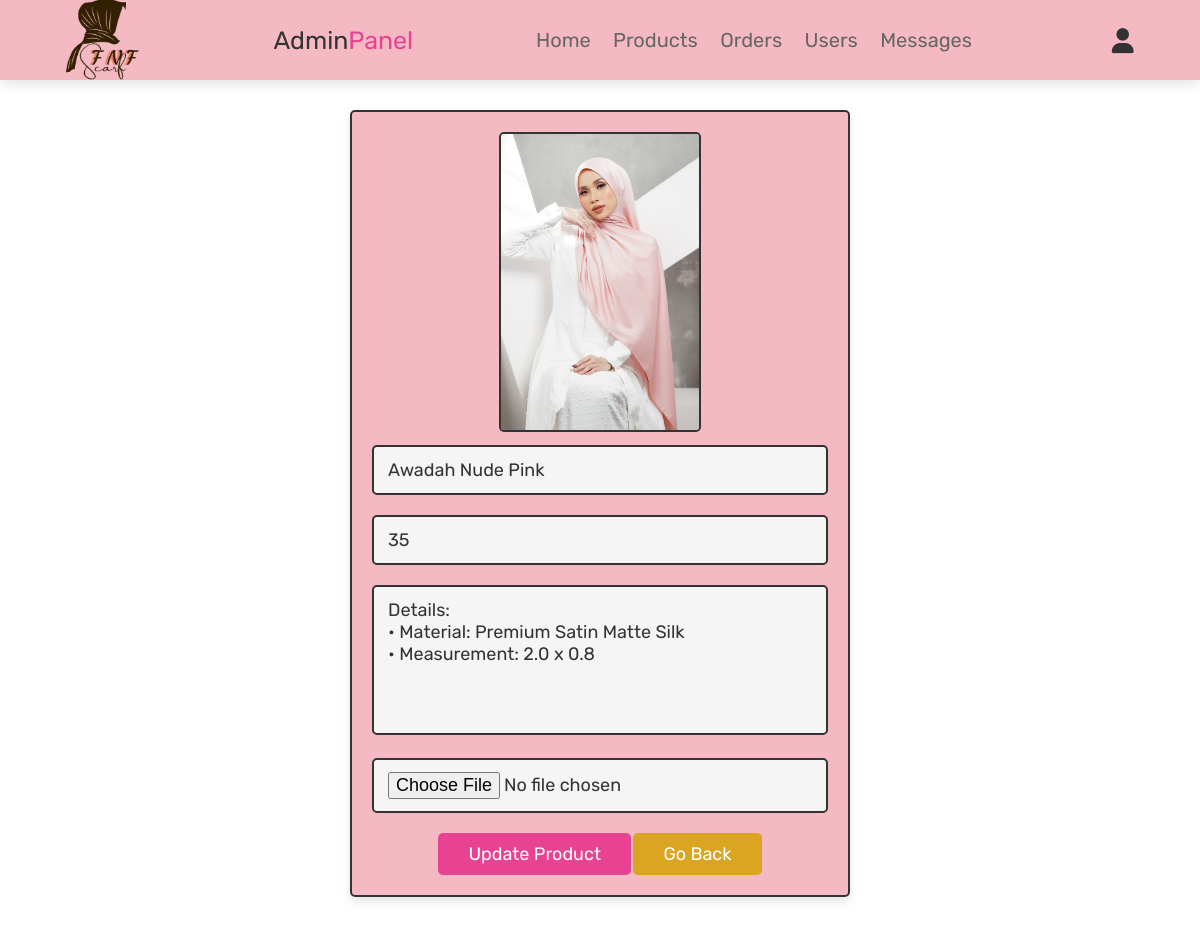
The page /admin_update_product.php?update=65 (signed in) on the database its author committed.
### tables this page shows
CREATE TABLE `products` (
  `pid` int(100) NOT NULL,
  `name` varchar(100) NOT NULL,
  `details` varchar(500) NOT NULL,
  `price` int(100) NOT NULL,
  `image` varchar(100) NOT NULL
);

### admin_update_product.php (the view, shortened to what this page needs)
<?php
@include 'config.php';
?>
<!DOCTYPE html>
<html lang="en">
<head>
   <link rel="stylesheet" href="https://cdnjs.cloudflare.com/ajax/libs/font-awesome/6.0.0/css/all.min.css">
   <link rel="stylesheet" href="css/admin_style.css">
</head>
<body>
<?php @include 'admin_header.php'; ?>
<section class="update-product">
<?php
   $update_id = $_GET['update'];
   $select_products = mysqli_query($conn, "SELECT * FROM `products` WHERE pid = '$update_id'") or die('query failed');
   if(mysqli_num_rows($select_products) > 0)
   {
      while($fetch_products = mysqli_fetch_assoc($select_products))
      {
?>
<form action="" method="post" enctype="multipart/form-data">
   <img src="uploaded_img/<?php echo $fetch_products['image']; ?>" class="image"  alt="">
   <input type="text" class="box" value="<?php echo $fetch_products['name']; ?>" required placeholder="update product name" name="name">
   <input type="number" min="0" class="box" value="<?php echo $fetch_products['price']; ?>" required placeholder="update product price" name="price">
   <textarea name="details" class="box" required placeholder="update product details" cols="30" rows="10"><?php echo $fetch_products['details']; ?></textarea>
   <input type="file" accept="image/jpg, image/jpeg, image/png" class="box" name="image">
   <input type="submit" value="update product" name="update_product" class="btn">
   <a href="admin_products.php" class="option-btn">go back</a>
</form>
<?php
      }
   }
   else
   {
      echo '<p class="empty">no update product select</p>';
   }
?>
</section>
</body>
</html>

### css/admin_style.css (style rules this page uses)
:root { --pink:#e84393; --pink2-shadow:rgba(236, 120, 139, 0.514); --red:#c0392b; --orange:#f39c12; --yellow: #DAA520; --black:#333; --white:#fff; --light-color:#666; --light-white:#ccc; --light-bg:#f5f5f5; --border:.2rem solid var(--black); --box-shadow:0 .5rem 1rem rgba(0,0,0,.1); }
* { font-family: 'Rubik', sans-serif; margin:0; padding:0; box-sizing: border-box; outline: none; border:none; text-decoration: none; transition:all .2s linear; }
html { font-size: 62.5%; overflow-x: hidden; scroll-behavior: smooth; scroll-padding-top: 6.5rem; }
body { background: url(../images/bg4.png); }
section { padding:3rem 2rem; }
.btn, .delete-btn, .option-btn { display: inline-block; border-radius: .5rem; margin-top: 1rem; font-size: 1.8rem; color:var(--white); cursor: pointer; padding:1rem 3rem; text-transform: capitalize; }
.btn { background-color: var(--pink); }
.option-btn { background-color: var(--yellow); }
.update-product form { max-width: 50rem; border-radius: .5rem; background-color: var(--pink2-shadow); border:var(--border); padding:2rem; text-align: center; margin:0 auto; box-shadow: var(--box-shadow); }
.update-product form .box { width: 100%; margin:1rem 0; font-size: 1.8rem; color:var(--black); border-radius: .5rem; background-color: var(--light-bg); padding:1.2rem 1.4rem; border:var(--border); }
.update-product form textarea { height: 15rem; resize: none; }
.update-product .image { height: 30rem; border:var(--border); border-radius: .5rem; }

### rows shown on the page
products: image (picture), name "Awadah Nude Pink", price "35", details "Details: • Material: Premium Satin Matte Silk • Measurement: 2.0 x 0.8"
